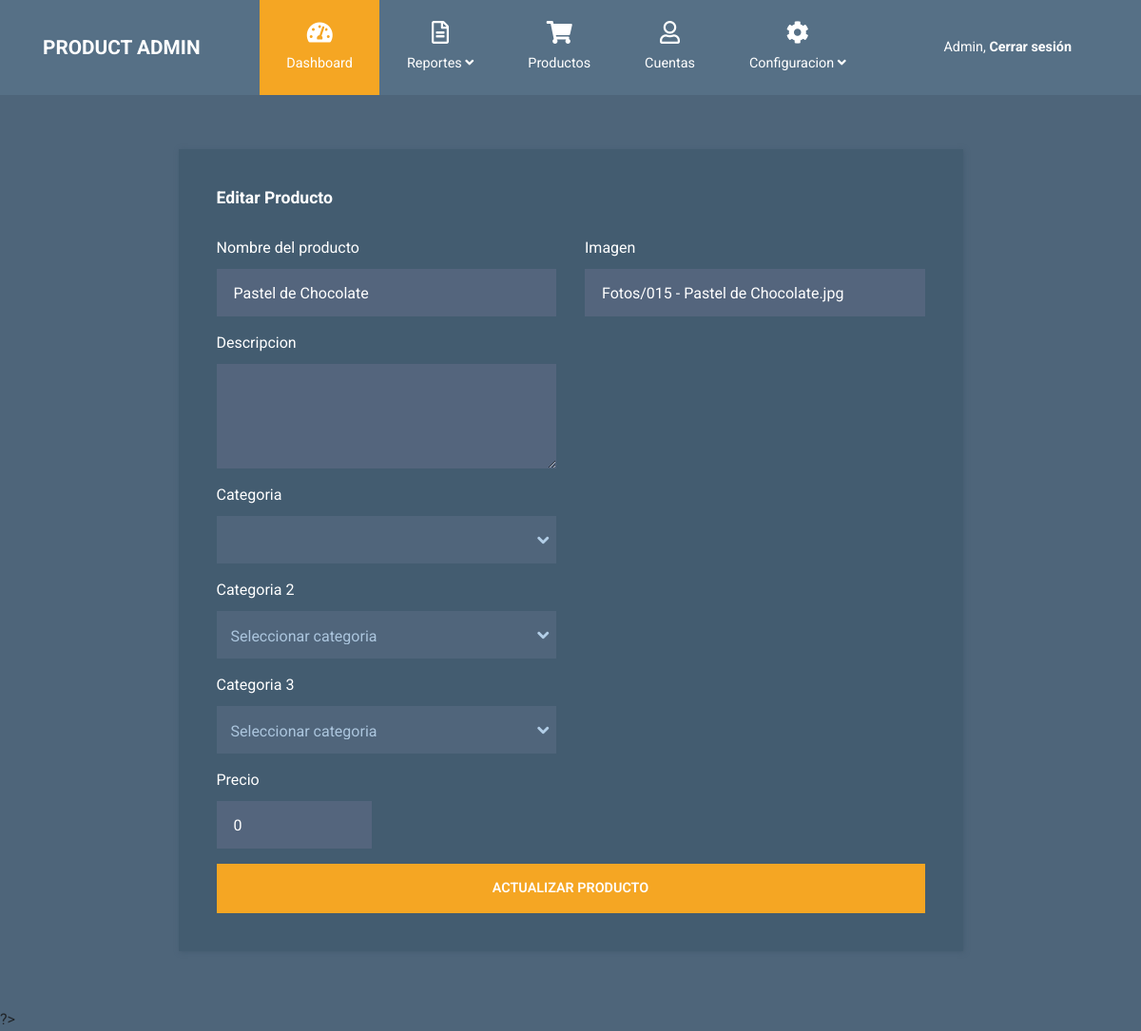
The app's page /WebPageCode/edit-product.php?producto=1 with its own data.
### tables this page shows
CREATE TABLE `producto` (
  `Id_Producto` int(11) NOT NULL,
  `Nombre_Producto` varchar(45) NOT NULL,
  `Descr_Producto` varchar(45) NOT NULL,
  `Imagen_Producto` varchar(45) NOT NULL,
  `Vistas` int(11) NOT NULL,
  `Calificacion` int(11) NOT NULL,
  `Precio` float NOT NULL
);

### WebPageCode/edit-product.php (the view, shortened to what this page needs)
<?php
  $con=conectarBD();
  $producto=$_GET['producto'];
?>
<!DOCTYPE html>
<html lang="en">
  <head>
    <link rel="stylesheet" href="admin/css/fontawesome.min.css" />
    <link rel="stylesheet" href="admin/jquery-ui-datepicker/jquery-ui.min.css" type="text/css" />
    <link rel="stylesheet" href="admin/css/bootstrap.min.css" />
    <link rel="stylesheet" href="admin/css/templatemo-style.css">
  </head>
  <body>
    <?php
      include("header_admin.php");
    ?>
<?php
                  $consulta="SELECT * FROM producto WHERE Id_Producto='$producto'";
                  $ejecutarConsulta= mysqli_query($con, $consulta);
                  $verFilas=mysqli_num_rows($ejecutarConsulta);
                  $fila=mysqli_fetch_array($ejecutarConsulta);
                  if(!$ejecutarConsulta)
                  {
                    echo "Error en la consulta";
                  }
                  else{
                    if($verFilas<1)
                    {
                      echo "<tr><td>Sin registros</td></tr>";
                    }else{
                      for($i=0; $i<=$fila;$i++){
                        $nombre=$fila[1];
                        $descripcion=$fila[2];
                        $imagen=$fila[3];
                        $precio=$fila[6];
                        $fila=mysqli_fetch_array($ejecutarConsulta);
                      }
                    }
                  }
                  ?>
<div class="container tm-mt-big tm-mb-big">
      <div class="row">
        <div class="col-xl-9 col-lg-10 col-md-12 col-sm-12 mx-auto">
          <div class="tm-bg-primary-dark tm-block tm-block-h-auto">
            <div class="row">
              <div class="col-12">
                <h2 class="tm-block-title d-inline-block">Editar Producto</h2>
              </div>
            </div>
            <div class="row tm-edit-product-row">
              <div class="col-xl-6 col-lg-6 col-md-12">
                <form action="" class="tm-edit-product-form" method="POST">
                  <div class="form-group mb-3">
                    <label
                      for="name"
                      >Nombre del producto
                    </label>
                    <input
                      id="name"
                      name="name"
                      type="text"
                      class="form-control validate"
                      value="<?php echo $nombre?>"
                    />
                  </div>
                  <div class="form-group mb-3">
                    <label
                      for="description"
                      >Descripcion</label>
                    <textarea
                      name="description"
                      class="form-control validate"
                      rows="3"
                      value="<?php echo $descripcion?>"
                    ></textarea>
                  </div>
                  <div class="form-group mb-3">
                    <label
                      for="category"
                      >Categoria</label
                    >
                    <select
                      class="custom-select tm-select-accounts"
                      id="category"
                      name="category1"
                    >
                      <option></option>
                      <?php
                  $consulta="SELECT * FROM categoria";
                  $ejecutarConsulta= mysqli_query($con, $consulta);
                  $verFilas=mysqli_num_rows($ejecutarConsulta);
                  $fila=mysqli_fetch_array($ejecutarConsulta);
                  if(!$ejecutarConsulta)
                  {
                    echo "Error en la consulta";
                  }
                  else{
                    if($verFilas<1)
                    {
                      echo "<tr><td>Sin registros</td></tr>";
                    }else{
                      for($i=0; $i<=$fila;$i++){
                        echo
                        '
                        <option value="'.$fila[0].'">'.$fila[1].'</option>
                        ';
                        $fila=mysqli_fetch_array($ejecutarConsulta);
                      }
                    }
                  }
                  ?>
                  </select>
                  </div>
                  <div class="form-group mb-3">
                    <label
                      for="category"
                      >Categoria 2</label
                    >
                    <select
                      class="custom-select tm-select-accounts"
                      id="category"
                      name="category2"
                    >
                      <option>Seleccionar categoria</option>
                  </select>
                  </div>
                  <div class="form-group mb-3">
                    <label
                      for="category"
                      >Categoria 3</label
                    >
                    <select
                      class="custom-select tm-select-accounts"
                      id="category"
                      name="category3"
                    >
                      <option>Seleccionar categoria</option>
                  </select>
                  </div>
                  <div class="row">
                        <div class="form-group mb-3 col-xs-12 col-sm-6">
                          <label
                            for="price"
                            >Precio
                          </label>
                          <input
                            id="price"
                            name="price"
                            type="text"
                            class="form-control validate"
                            value="<?php echo $precio?>"
                            required
                          />
                        </div>
                  </div>
              </div>
              <div class="col-xl-6 col-lg-6 col-md-12 mx-auto mb-4">
              <div class="form-group mb-3">
                    <label
                      for="name"
                      >Imagen
                    </label>
                    <input
                      id="image"
                      name="image"
                      type="text"
                      class="form-control validate"
                      value="<?php echo $imagen?>"
                    />
                  </div>
              </div>
              <div class="col-12">
                <button type="submit" class="btn btn-primary btn-block text-uppercase" name="registrarProducto">Actualizar producto</button>
              </div>
            </div>
          </div>
        </div>
      </div>
    </div>
    ?>
  </body>
</html>

### WebPageCode/admin/css/templatemo-style.css (style rules this page uses)
html { font-size: 16px; overflow-x: hidden; }
body { font-family: Roboto, Helvetica, Arial, sans-serif; background-color: #4e657a; overflow-x: hidden; }
.tm-mt-big { margin-top: 57px; }
.tm-mb-big { margin-bottom: 60px; }
.tm-block { padding: 40px; -webkit-box-shadow: 1px 1px 5px 0 #455c71; -moz-box-shadow: 1px 1px 5px 0 #455c71; box-shadow: 1px 1px 5px 0 #455c71; min-height: 350px; height: 100%; max-height: 450px; }
.tm-block-h-auto { min-height: 1px; max-height: none; height: auto; }
.tm-block-title { font-size: 1.1rem; font-weight: 700; color: #fff; margin-bottom: 30px; }
.form-control { background-color: #54657d; color: #fff; border: 0; }
.form-group label { color: #fff; margin-bottom: 10px; }
.form-control { padding: 19px 18px; border-radius: 0; height: 50px; }
.form-group { margin-bottom: 15px; }
.btn { border-radius: 0; padding: 13px 28px; transition: all 0.2s ease; max-width: 100%; }
.btn-primary { color: #fff; background-color: #f5a623; border: 2px solid #f5a623; font-size: 90%; font-weight: 600; }
.tm-bg-primary-dark { background-color: #435c70; }
.custom-select { width: 100%; border: none; color: #acc6de; height: 50px; -webkit-appearance: none; -moz-appearance: none; -ms-appearance: none; -o-appearance: none; appearance: none; -webkit-border-radius: 0; -moz-border-radius: 0; -ms-border-radius: 0; -o-border-radius: 0; border-radius: 0; padding: 15px; background: url(../img/arrow-down.png) 98% no-repeat #50657b; }
.custom-select { height: 50px; border-radius: 0; }

### records on screen
producto: name "Pastel de Chocolate", price "0", image "Fotos/015 - Pastel de Chocolate.jpg"
